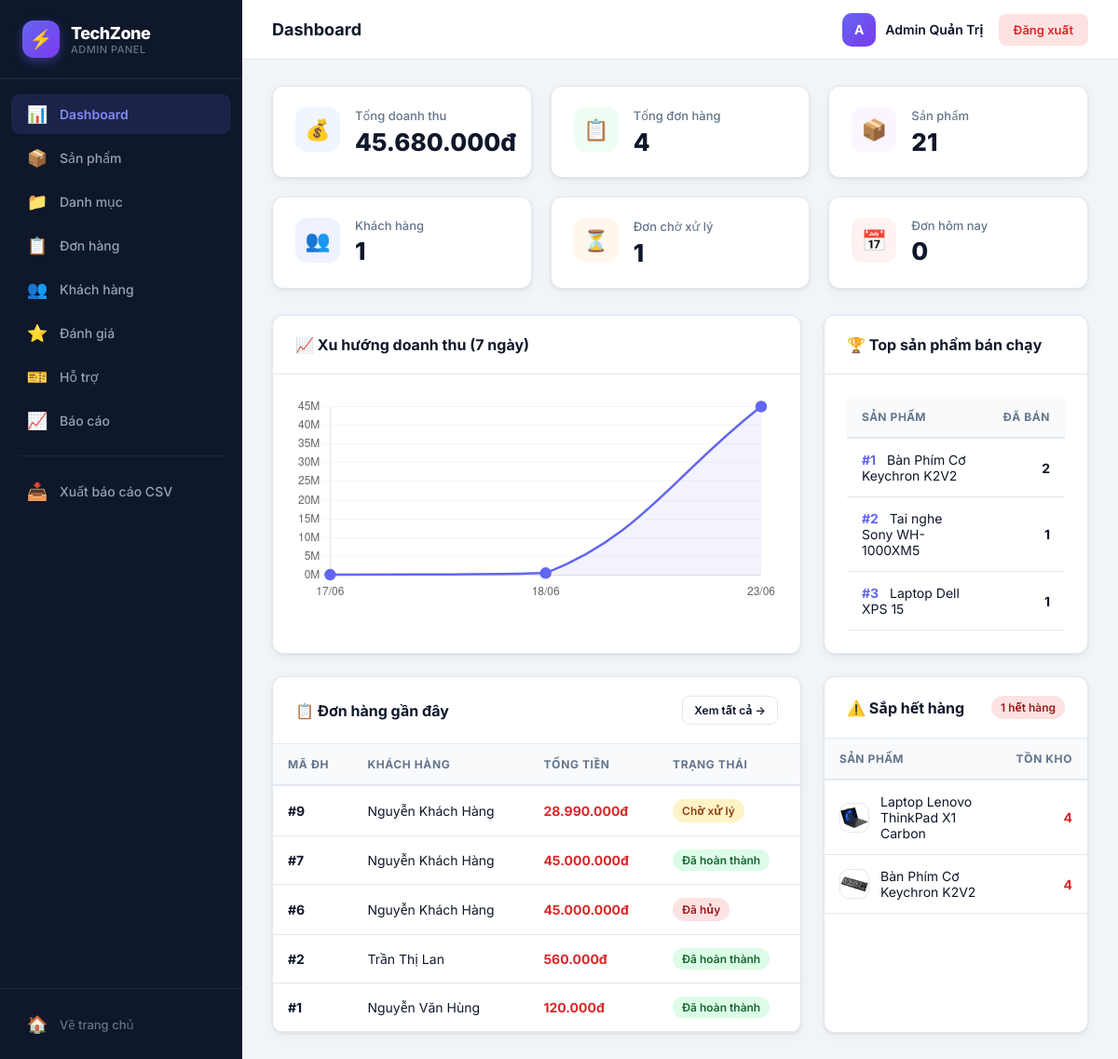
/admin/index.php (signed in), run on the app's committed database.
### tables this page shows
CREATE TABLE `orders` (
  `id` int(10) UNSIGNED NOT NULL,
  `order_code` varchar(20) NOT NULL,
  `user_id` int(10) UNSIGNED DEFAULT NULL,
  `customer_name` varchar(100) NOT NULL,
  `customer_phone` varchar(20) NOT NULL,
  `customer_address` text NOT NULL,
  `note` text DEFAULT NULL,
  `subtotal` decimal(15,0) NOT NULL DEFAULT 0,
  `shipping_fee` decimal(15,0) NOT NULL DEFAULT 0,
  `total_price` decimal(15,0) NOT NULL DEFAULT 0,
  `payment_method` enum('qr','cod','momo','transfer') NOT NULL DEFAULT 'cod',
  `status` enum('Chờ xử lý','Đang giao','Đã hoàn thành','Đã hủy') NOT NULL DEFAULT 'Chờ xử lý',
  `created_at` datetime NOT NULL DEFAULT current_timestamp(),
  `updated_at` datetime NOT NULL DEFAULT current_timestamp() ON UPDATE current_timestamp()
);

CREATE TABLE `users` (
  `id` int(10) UNSIGNED NOT NULL,
  `fullname` varchar(100) NOT NULL,
  `email` varchar(150) NOT NULL,
  `password` varchar(255) NOT NULL,
  `role` enum('admin','customer') NOT NULL DEFAULT 'customer',
  `phone` varchar(20) DEFAULT NULL,
  `address` text DEFAULT NULL,
  `avatar` varchar(255) DEFAULT NULL,
  `created_at` datetime NOT NULL DEFAULT current_timestamp(),
  `updated_at` datetime NOT NULL DEFAULT current_timestamp() ON UPDATE current_timestamp(),
  `status` tinyint(1) NOT NULL DEFAULT 1
);

CREATE TABLE `products` (
  `id` int(10) UNSIGNED NOT NULL,
  `category_id` int(10) UNSIGNED NOT NULL,
  `name` varchar(200) NOT NULL,
  `brand` varchar(100) NOT NULL,
  `description` text DEFAULT NULL,
  `price` decimal(15,0) NOT NULL DEFAULT 0,
  `stock` int(11) NOT NULL DEFAULT 0,
  `image_emoji` varchar(10) DEFAULT '?',
  `image_file` varchar(255) DEFAULT NULL,
  `rating` decimal(2,1) NOT NULL DEFAULT 4.5,
  `featured` tinyint(1) NOT NULL DEFAULT 0,
  `created_at` datetime NOT NULL DEFAULT current_timestamp(),
  `updated_at` datetime NOT NULL DEFAULT current_timestamp() ON UPDATE current_timestamp()
);

### admin/index.php (the view, shortened to what this page needs)
<?php
$pdo = getDB();
$revenue = (float) $pdo->query("SELECT COALESCE(SUM(total_price),0) FROM orders WHERE status='Đã hoàn thành'")->fetchColumn();
$totalOrders = (int) $pdo->query("SELECT COUNT(*) FROM orders WHERE status != 'Đã hủy'")->fetchColumn();
$totalProducts = (int) $pdo->query("SELECT COUNT(*) FROM products")->fetchColumn();
$totalCustomers = (int) $pdo->query("SELECT COUNT(*) FROM users WHERE role='customer'")->fetchColumn();
$pendingOrders = (int) $pdo->query("SELECT COUNT(*) FROM orders WHERE status='Chờ xử lý'")->fetchColumn();
$todayOrders = (int) $pdo->query("SELECT COUNT(*) FROM orders WHERE DATE(created_at) = CURDATE()")->fetchColumn();
$lowStock = $pdo->query("SELECT id, name, stock, image_file FROM products WHERE stock < 5 AND stock > 0 ORDER BY stock ASC LIMIT 10")->fetchAll();
$outOfStock = (int) $pdo->query("SELECT COUNT(*) FROM products WHERE stock = 0")->fetchColumn();
$topProducts = $pdo->query("
    SELECT oi.name, SUM(oi.quantity) AS total_sold
    FROM order_items oi
    JOIN orders o ON oi.order_id = o.id
    WHERE o.status = 'Đã hoàn thành'
    GROUP BY oi.product_id
    ORDER BY total_sold DESC
    LIMIT 10
")->fetchAll();
$chartData = $pdo->query("
    SELECT DATE(created_at) AS d, SUM(total_price) AS r, COUNT(*) AS cnt
    FROM orders
    WHERE status = 'Đã hoàn thành'
    GROUP BY DATE(created_at)
    ORDER BY d DESC
    LIMIT 7
")->fetchAll();
$chartData = array_reverse($chartData);
$dates = array_map(fn($r) => date('d/m', strtotime($r['d'])), $chartData);
$revenues = array_map(fn($r) => (float)$r['r'], $chartData);
$recentOrders = $pdo->query("
    SELECT o.*, u.fullname
    FROM orders o
    LEFT JOIN users u ON o.user_id = u.id
    ORDER BY o.created_at DESC
    LIMIT 5
")->fetchAll();
require_once __DIR__ . '/admin_layout.php';
?>
<div class="stat-grid">
    <div class="stat-card">
        <div class="stat-icon blue">💰</div>
        <div class="stat-info">
            <div class="stat-label">Tổng doanh thu</div>
            <div class="stat-value"><?= number_format($revenue, 0, ',', '.') ?>đ</div>
        </div>
    </div>
    <div class="stat-card">
        <div class="stat-icon green">📋</div>
        <div class="stat-info">
            <div class="stat-label">Tổng đơn hàng</div>
            <div class="stat-value"><?= $totalOrders ?></div>
        </div>
    </div>
    <div class="stat-card">
        <div class="stat-icon purple">📦</div>
        <div class="stat-info">
            <div class="stat-label">Sản phẩm</div>
            <div class="stat-value"><?= $totalProducts ?></div>
        </div>
    </div>
    <div class="stat-card">
        <div class="stat-icon indigo">👥</div>
        <div class="stat-info">
            <div class="stat-label">Khách hàng</div>
            <div class="stat-value"><?= $totalCustomers ?></div>
        </div>
    </div>
    <div class="stat-card">
        <div class="stat-icon orange">⏳</div>
        <div class="stat-info">
            <div class="stat-label">Đơn chờ xử lý</div>
            <div class="stat-value"><?= $pendingOrders ?></div>
        </div>
    </div>
    <div class="stat-card">
        <div class="stat-icon red">📅</div>
        <div class="stat-info">
            <div class="stat-label">Đơn hôm nay</div>
            <div class="stat-value"><?= $todayOrders ?></div>
        </div>
    </div>
</div>
<div class="content-grid" style="margin-bottom:24px;">
    <div class="card">
        <div class="card-header">
            <h3 class="card-title">📈 Xu hướng doanh thu (7 ngày)</h3>
        </div>
        <div class="card-body">
            <canvas id="revenueChart" height="220"></canvas>
        </div>
    </div>
    <div class="card">
        <div class="card-header">
            <h3 class="card-title">🏆 Top sản phẩm bán chạy</h3>
        </div>
        <div class="card-body" style="max-height:320px; overflow-y:auto;">
            <?php if (empty($topProducts)): ?>
                <div class="empty-state" style="padding:30px 0;">
                    <div class="empty-icon">📊</div>
                    <div class="empty-desc">Chưa có dữ liệu bán hàng</div>
                </div>
            <?php else: ?>
                <table class="data-table">
                    <thead><tr><th>Sản phẩm</th><th style="text-align:right;">Đã bán</th></tr></thead>
                    <tbody>
                        <?php foreach ($topProducts as $i => $p): ?>
                            <tr>
                                <td>
                                    <span style="color:var(--primary);font-weight:700;margin-right:8px;">#<?= $i+1 ?></span>
                                    <?= htmlspecialchars($p['name']) ?>
                                </td>
                                <td style="text-align:right;font-weight:700;"><?= $p['total_sold'] ?></td>
                            </tr>
                        <?php endforeach; ?>
                    </tbody>
                </table>
            <?php endif; ?>
        </div>
    </div>
</div>
<div class="content-grid">
    <div class="card">
        <div class="card-header">
            <h3 class="card-title">📋 Đơn hàng gần đây</h3>
            <a href="/bainhom/admin/orders.php" class="btn btn-outline btn-sm">Xem tất cả →</a>
        </div>
        <div class="card-body" style="padding:0;">
            <div class="table-container">
                <table class="data-table">
                    <thead><tr><th>Mã ĐH</th><th>Khách hàng</th><th>Tổng tiền</th><th>Trạng thái</th></tr></thead>
                    <tbody>
                        <?php foreach ($recentOrders as $o):
                            $statusClass = match($o['status']) {
                                'Đã hoàn thành' => 'badge-success',
                                'Đang giao' => 'badge-info',
                                'Đã hủy' => 'badge-danger',
                                default => 'badge-warning',
                            };
                        ?>
                            <tr>
                                <td><strong>#<?= $o['id'] ?></strong></td>
                                <td><?= htmlspecialchars($o['fullname'] ?? $o['customer_name'] ?? 'Khách lẻ') ?></td>
                                <td class="price"><?= number_format($o['total_price'], 0, ',', '.') ?>đ</td>
                                <td><span class="badge <?= $statusClass ?>"><?= $o['status'] ?></span></td>
                            </tr>
                        <?php endforeach; ?>
                    </tbody>
                </table>
            </div>
        </div>
    </div>
    <div class="card">
        <div class="card-header">
            <h3 class="card-title">⚠️ Sắp hết hàng</h3>
            <?php if ($outOfStock > 0): ?>
                <span class="badge badge-danger"><?= $outOfStock ?> hết hàng</span>
            <?php endif; ?>
        </div>
        <div class="card-body" style="padding:0;">
            <?php if (empty($lowStock)): ?>
                <div class="empty-state" style="padding:30px 0;">
                    <div class="empty-icon">✅</div>
                    <div class="empty-desc">Tất cả sản phẩm đủ hàng</div>
                </div>
            <?php else: ?>
                <table class="data-table">
                    <thead><tr><th>Sản phẩm</th><th style="text-align:right;">Tồn kho</th></tr></thead>
                    <tbody>
                        <?php foreach ($lowStock as $p): ?>
                            <tr>
                                <td>
                                    <div class="product-cell">
                                        <img src="/bainhom/assets/images/<?= htmlspecialchars($p['image_file'] ?: 'no-image.png') ?>" class="product-thumb" style="width:32px;height:32px;">
                                        <span><?= htmlspecialchars($p['name']) ?></span>
                                    </div>
                                </td>
                                <td style="text-align:right;" class="stock-low"><?= $p['stock'] ?></td>
                            </tr>
                        <?php endforeach; ?>
                    </tbody>
                </table>
            <?php endif; ?>
        </div>
    </div>
</div>
<script>
new Chart(document.getElementById('revenueChart'), {
    type: 'line',
    data: {
        labels: <?= json_encode($dates) ?>,
        datasets: [{
            label: 'Doanh thu (VNĐ)',
            data: <?= json_encode($revenues) ?>,
            borderColor: '#6366f1',
            backgroundColor: 'rgba(99,102,241,0.08)',
            tension: 0.4,
            fill: true,
            pointRadius: 5,
            pointBackgroundColor: '#6366f1',
            pointHoverRadius: 8,
            borderWidth: 2.5
        }]
    },
    options: {
        responsive: true,
        maintainAspectRatio: false,
        plugins: {
            legend: { display: false },
            tooltip: {
                callbacks: {
                    label: ctx => new Intl.NumberFormat('vi-VN', {style:'currency',currency:'VND'}).format(ctx.raw)
                }
            }
        },
        scales: {
            y: {
                beginAtZero: true,
                ticks: {
                    callback: v => (v/1000000).toFixed(0) + 'M'
                },
                grid: { color: 'rgba(0,0,0,0.04)' }
            },
            x: { grid: { display: false } }
        }
    }
});
</script>
<?php require_once __DIR__ . '/admin_footer.php'; ?>

### admin/admin_layout.php (style rules this page uses)
*, *::before, *::after { box-sizing: border-box; margin: 0; padding: 0; }
:root { --sidebar-w: 260px; --topbar-h: 64px; --primary: #6366f1; --primary-dark: #4f46e5; --primary-light: #818cf8; --bg: #f1f5f9; --card: #ffffff; --text: #0f172a; --text-sub: #64748b; --border: #e2e8f0; --success: #22c55e; --warning: #f59e0b; --danger: #ef4444; --info: #3b82f6; --sidebar-bg: #0f172a; --sidebar-hover: #1e293b; --sidebar-active: rgba(99, 102, 241, 0.15); --radius: 12px; --shadow: 0 1px 3px rgba(0,0,0,0.08), 0 4px 12px rgba(0,0,0,0.04); --shadow-lg: 0 10px 30px rgba(0,0,0,0.08), 0 4px 12px rgba(0,0,0,0.05); }
body { font-family: 'Inter', system-ui, -apple-system, sans-serif; background: var(--bg); color: var(--text); min-height: 100vh; }
.card { background: var(--card); border-radius: var(--radius); box-shadow: var(--shadow); border: 1px solid var(--border); }
.card-header { padding: 20px 24px; border-bottom: 1px solid var(--border); display: flex; align-items: center; justify-content: space-between; gap: 16px; }
.card-title { font-size: 16px; font-weight: 700; color: var(--text); }
.card-body { padding: 24px; }
.stat-grid { display: grid; grid-template-columns: repeat(auto-fit, minmax(220px, 1fr)); gap: 20px; margin-bottom: 28px; }
.stat-card { background: var(--card); border-radius: var(--radius); padding: 22px 24px; box-shadow: var(--shadow); border: 1px solid var(--border); display: flex; align-items: flex-start; gap: 16px; transition: all 0.25s ease; }
.stat-icon { width: 48px; height: 48px; border-radius: 12px; display: flex; align-items: center; justify-content: center; font-size: 22px; flex-shrink: 0; }
.stat-icon.blue { background: #eff6ff; color: #2563eb; }
.stat-icon.green { background: #f0fdf4; color: #16a34a; }
.stat-icon.purple { background: #faf5ff; color: #7c3aed; }
.stat-icon.orange { background: #fff7ed; color: #ea580c; }
.stat-icon.red { background: #fef2f2; color: #dc2626; }
.stat-icon.indigo { background: #eef2ff; color: #4f46e5; }
.stat-info { flex: 1; }
.stat-label { font-size: 13px; font-weight: 500; color: var(--text-sub); margin-bottom: 4px; }
.stat-value { font-size: 26px; font-weight: 800; color: var(--text); line-height: 1.2; }
.table-container { overflow-x: auto; }
table.data-table { width: 100%; border-collapse: collapse; }
table.data-table thead { background: #f8fafc; }
table.data-table th { padding: 13px 16px; text-align: left; font-size: 12px; font-weight: 700; color: var(--text-sub); text-transform: uppercase; letter-spacing: 0.05em; white-space: nowrap; border-bottom: 2px solid var(--border); }
table.data-table td { padding: 14px 16px; font-size: 14px; border-bottom: 1px solid var(--border); vertical-align: middle; }
table.data-table tbody tr { transition: background 0.15s; }
.btn { display: inline-flex; align-items: center; gap: 6px; padding: 9px 18px; border-radius: 10px; font-size: 13px; font-weight: 600; text-decoration: none; border: none; cursor: pointer; transition: all 0.2s ease; white-space: nowrap; }
.btn-outline { background: #fff; border: 1px solid var(--border); color: var(--text); }
.btn-sm { padding: 6px 12px; font-size: 12px; border-radius: 8px; }
.badge { display: inline-flex; align-items: center; gap: 4px; padding: 4px 10px; border-radius: 999px; font-size: 12px; font-weight: 600; white-space: nowrap; }
.badge-success { background: #dcfce7; color: #166534; }
.badge-warning { background: #fef3c7; color: #92400e; }
.badge-danger { background: #fee2e2; color: #991b1b; }
.content-grid { display: grid; grid-template-columns: 2fr 1fr; gap: 24px; }
.product-thumb { width: 44px; height: 44px; border-radius: 10px; object-fit: cover; background: #f1f5f9; border: 1px solid var(--border); }
.product-cell { display: flex; align-items: center; gap: 12px; }
.price { font-weight: 700; color: #dc2626; }
.stock-low { color: #dc2626; font-weight: 700; }

### data on the page
orders: id "9", user.fullname "Nguyễn Khách Hàng", total_price "28.990.000", status "Chờ xử lý"
orders: id "7", user.fullname "Nguyễn Khách Hàng", total_price "45.000.000", status "Đã hoàn thành"
orders: id "6", user.fullname "Nguyễn Khách Hàng", total_price "45.000.000", status "Đã hủy"
orders: id "2", customer_name "Trần Thị Lan", total_price "560.000", status "Đã hoàn thành"
orders: id "1", customer_name "Nguyễn Văn Hùng", total_price "120.000", status "Đã hoàn thành"
products: image_file (picture), name "Laptop Lenovo ThinkPad X1 Carbon", stock "4"
products: image_file (picture), name "Bàn Phím Cơ Keychron K2V2", stock "4"

### other printed values
$item['icon'] "📊"
$item['label'] "Dashboard"
$item['icon'] "📦"
$item['label'] "Sản phẩm"
$item['icon'] "📁"
$item['label'] "Danh mục"
$item['icon'] "📋"
$item['label'] "Đơn hàng"
$item['icon'] "👥"
$item['label'] "Khách hàng"
$item['icon'] "⭐"
$item['label'] "Đánh giá"
$item['icon'] "🎫"
$item['label'] "Hỗ trợ"
$item['icon'] "📈"
